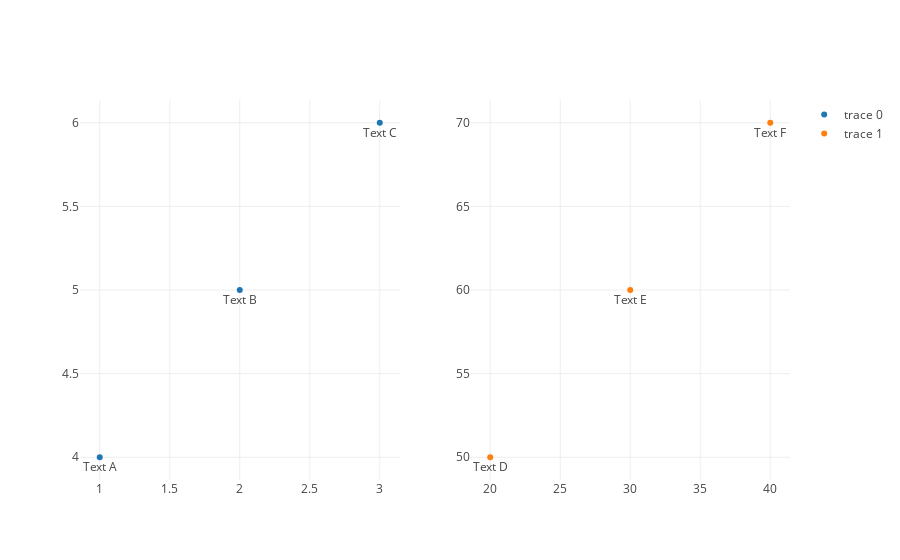

Notebook cell for this chart:
### Code cell
from plotly import tools
trace1 = go.Scatter(
    x=[1, 2, 3],
    y=[4, 5, 6],
    mode='markers+text',
    text=['Text A', 'Text B', 'Text C'],
    textposition='bottom center'
)

trace2 = go.Scatter(
    x=[20, 30, 40],
    y=[50, 60, 70],
    mode='markers+text',
    text=['Text D', 'Text E', 'Text F'],
    textposition='bottom center'
)

fig = tools.make_subplots(rows=1, cols=2)

fig.append_trace(trace1, 1, 1)
fig.append_trace(trace2, 1, 2)

# fig['layout'].update(height=600, width=800, 
#                      title='i <3 annotations and subplots')
iplot(fig, filename='simple-subplot-with-annotations')

### Figure 1 — Plotly figure (JSON) as saved in the notebook; plotly's stock layout.template omitted (floating-point values rounded to 4 significant figures)
{"data": [{"mode": "markers+text", "text": ["Text A", "Text B", "Text C"], "textposition": "bottom center", "type": "scatter", "uid": "2df19688-8957-4b40-b252-99cf3900c1f1", "x": [1, 2, 3], "xaxis": "x", "y": [4, 5, 6], "yaxis": "y"}, {"mode": "markers+text", "text": ["Text D", "Text E", "Text F"], "textposition": "bottom center", "type": "scatter", "uid": "ef88c854-130c-489c-85ca-091bfcc4e613", "x": [20, 30, 40], "xaxis": "x2", "y": [50, 60, 70], "yaxis": "y2"}], "layout": {"autosize": true, "xaxis": {"anchor": "y", "autorange": true, "domain": [0, 0.45], "range": [0.868, 3.132], "type": "linear"}, "xaxis2": {"anchor": "y2", "autorange": true, "domain": [0.55, 1], "range": [18.68, 41.32], "type": "linear"}, "yaxis": {"anchor": "x", "autorange": true, "domain": [0, 1], "range": [3.856, 6.144], "type": "linear"}, "yaxis2": {"anchor": "x2", "autorange": true, "domain": [0, 1], "range": [48.56, 71.44], "type": "linear"}}}
